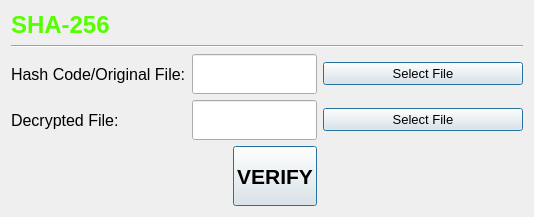
      <widget class="QWidget" name="tab_hash">
       <attribute name="icon">
        <iconset>
         <normaloff>icon/hash.jpg</normaloff>icon/hash.jpg</iconset>
       </attribute>
       <attribute name="title">
        <string>HASH (SHA256)</string>
       </attribute>
       <layout class="QGridLayout" name="gridLayout_2">
        <item row="2" column="0">
         <widget class="QLabel" name="label_16">
          <property name="minimumSize">
           <size>
            <width>0</width>
            <height>35</height>
           </size>
          </property>
          <property name="font">
           <font>
            <pointsize>12</pointsize>
           </font>
          </property>
          <property name="text">
           <string>Hash Code/Original File:</string>
          </property>
         </widget>
        </item>
        <item row="3" column="1" colspan="2">
         <widget class="QLineEdit" name="lineEditHash2">
          <property name="sizePolicy">
           <sizepolicy hsizetype="Expanding" vsizetype="Maximum">
            <horstretch>0</horstretch>
            <verstretch>0</verstretch>
           </sizepolicy>
          </property>
          <property name="minimumSize">
           <size>
            <width>0</width>
            <height>40</height>
           </size>
          </property>
          <property name="font">
           <font>
            <pointsize>10</pointsize>
           </font>
          </property>
         </widget>
        </item>
        <item row="2" column="1" colspan="2">
         <widget class="QLineEdit" name="lineEditHash1">
          <property name="sizePolicy">
           <sizepolicy hsizetype="Expanding" vsizetype="Maximum">
            <horstretch>0</horstretch>
            <verstretch>0</verstretch>
           </sizepolicy>
          </property>
          <property name="minimumSize">
           <size>
            <width>0</width>
            <height>40</height>
           </size>
          </property>
         </widget>
        </item>
        <item row="4" column="2">
         <widget class="QPushButton" name="pushButtonHashVerify">
          <property name="minimumSize">
           <size>
            <width>0</width>
            <height>60</height>
           </size>
          </property>
          <property name="font">
           <font>
            <pointsize>16</pointsize>
            <weight>75</weight>
            <bold>true</bold>
           </font>
          </property>
          <property name="cursor">
           <cursorShape>PointingHandCursor</cursorShape>
          </property>
          <property name="text">
           <string>VERIFY</string>
          </property>
          <property name="icon">
           <iconset>
            <normaloff>icon/verify.png</normaloff>icon/verify.png</iconset>
          </property>
          <property name="iconSize">
           <size>
            <width>50</width>
            <height>50</height>
           </size>
          </property>
          <property name="default">
           <bool>true</bool>
          </property>
         </widget>
        </item>
        <item row="3" column="3">
         <widget class="QPushButton" name="pushButtonHashFile2">
          <property name="sizePolicy">
           <sizepolicy hsizetype="Maximum" vsizetype="Maximum">
            <horstretch>0</horstretch>
            <verstretch>0</verstretch>
           </sizepolicy>
          </property>
          <property name="minimumSize">
           <size>
            <width>200</width>
            <height>0</height>
           </size>
          </property>
          <property name="font">
           <font>
            <pointsize>10</pointsize>
           </font>
          </property>
          <property name="autoFillBackground">
           <bool>false</bool>
          </property>
          <property name="text">
           <string>Select File</string>
          </property>
          <property name="icon">
           <iconset>
            <normaloff>icon/Open.webp</normaloff>icon/Open.webp</iconset>
          </property>
          <property name="iconSize">
           <size>
            <width>30</width>
            <height>30</height>
           </size>
          </property>
          <property name="default">
           <bool>true</bool>
          </property>
         </widget>
        </item>
        <item row="2" column="3">
         <widget class="QPushButton" name="pushButtonHashFile1">
          <property name="sizePolicy">
           <sizepolicy hsizetype="Maximum" vsizetype="Maximum">
            <horstretch>0</horstretch>
            <verstretch>0</verstretch>
           </sizepolicy>
          </property>
          <property name="minimumSize">
           <size>
            <width>200</width>
            <height>0</height>
           </size>
          </property>
          <property name="font">
           <font>
            <pointsize>10</pointsize>
           </font>
          </property>
          <property name="autoFillBackground">
           <bool>false</bool>
          </property>
          <property name="text">
           <string>Select File</string>
          </property>
          <property name="icon">
           <iconset>
            <normaloff>icon/Open.webp</normaloff>icon/Open.webp</iconset>
          </property>
          <property name="iconSize">
           <size>
            <width>30</width>
            <height>30</height>
           </size>
          </property>
          <property name="default">
           <bool>true</bool>
          </property>
         </widget>
        </item>
        <item row="1" column="0" colspan="4">
         <widget class="Line" name="line_3">
          <property name="orientation">
           <enum>Qt::Horizontal</enum>
          </property>
         </widget>
        </item>
        <item row="3" column="0">
         <widget class="QLabel" name="label_17">
          <property name="minimumSize">
           <size>
            <width>0</width>
            <height>35</height>
           </size>
          </property>
          <property name="font">
           <font>
            <pointsize>12</pointsize>
           </font>
          </property>
          <property name="text">
           <string>Decrypted File:</string>
          </property>
         </widget>
        </item>
        <item row="0" column="0">
         <widget class="QLabel" name="label_15">
          <property name="sizePolicy">
           <sizepolicy hsizetype="Maximum" vsizetype="Maximum">
            <horstretch>0</horstretch>
            <verstretch>0</verstretch>
           </sizepolicy>
          </property>
          <property name="font">
           <font>
            <pointsize>18</pointsize>
            <weight>75</weight>
            <bold>true</bold>
           </font>
          </property>
          <property name="text">
           <string>&lt;html&gt;&lt;head/&gt;&lt;body&gt;&lt;p&gt;&lt;span style=&quot; font-size:18pt; color:#55ff00;&quot;&gt;SHA-256&lt;/span&gt;&lt;/p&gt;&lt;/body&gt;&lt;/html&gt;</string>
          </property>
         </widget>
        </item>
       </layout>
      </widget>
